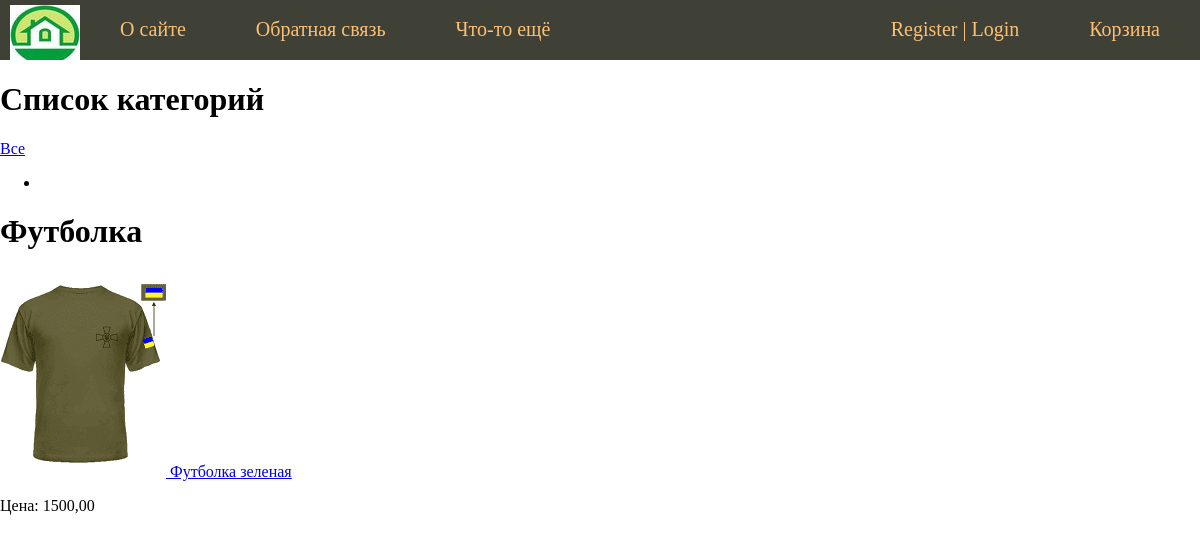
The page /category/futbolka/ on the database its author committed.
### ecomm/models.py (models this page shows, shortened)
class Category(MPTTModel):
    name = models.CharField(max_length=100, db_index=True, verbose_name='Наименование Категории')
    slug = models.SlugField(max_length=100, db_index=True, unique=True, verbose_name='URL')
    description = models.TextField(max_length=1000, blank=True, verbose_name='Описание')
    available = models.BooleanField(default=True, verbose_name='Опубликован')
    parent = TreeForeignKey("self", on_delete=models.CASCADE, related_name='children', null=True, blank=True,
                            verbose_name='Родительская Категория')
    class MPTTMeta:
        order_insertion_by = ['name']
    class Meta:
        verbose_name = 'Категории'
        verbose_name_plural = 'Категории'

class Product(models.Model):
    product_type = models.ForeignKey(ProductType, on_delete=models.RESTRICT)
    category = models.ForeignKey(Category, on_delete=models.RESTRICT)
    name = models.CharField(max_length=150, db_index=True, verbose_name='Наименование')
    slug = models.SlugField(max_length=150, db_index=True, unique=True, verbose_name='URL')
    image = models.ImageField(upload_to="product/%Y", blank=True, verbose_name="Фото")
    description = models.TextField(max_length=1000, blank=True, verbose_name='Описание')
    price = models.DecimalField(max_digits=10, decimal_places=2, verbose_name='Цена')
    quantity = models.IntegerField(verbose_name='Количество', default=20)
    available = models.BooleanField(default=True, verbose_name='Опубликован')
    created = models.DateTimeField(auto_now_add=True, verbose_name='Время создания')
    uploaded = models.DateTimeField(auto_now=True, verbose_name='Время обновления')
    class Meta:
        ordering = ('id',)
        verbose_name = 'Товар'
        verbose_name_plural = 'Товары'
        index_together = (('id', 'slug'),)
    def get_absolute_url(self):
        return reverse('ecomm:product_detail', args=[self.id, self.slug])
    def image_img(self):
        if self.image:
            from django.utils.safestring import mark_safe
            return mark_safe(u'<a href="{0}" target="_blank"><img src="{0}" width="100"/></a>'.format(self.image.url))
        else:
            return '(Нет изображения)'
    image_img.short_description = 'Картинка'
    image_img.allow_tags = True

### ecomm/views.py (the view)
# urls.py: path('', views.homepage, name='home'),
def homepage(request, cat_slug=None):
    category = None
    categories = Category.objects.all()
    products = Product.objects.filter(available=True)
    if cat_slug:
        category = get_object_or_404(categories, slug=cat_slug)
        products = products.filter(category=category)
    context = {'menu': menu,
               'products': products,
               'category': category,
               'categories': categories,
               'title': 'Главная страница',
               }
    return render(request, 'ecomm/main.html', context=context)

### ecomm/templates/ecomm/main.html (shortened to what this page needs)
{% extends 'ecomm/base.html' %}
{% block title %}
{% load mptt_tags %}
{% endblock %}
{% block content %}
<h1>Список категорий</h1>
            <a href="{% url 'ecomm:home' %}">Все</a>
<ul>
    {% recursetree categories %}
        <li>
        </li>
    {% endrecursetree %}
</ul>
<h1>{% if category %}{{ category.name }}{% else %}Товар{% endif %}</h1>
{% for product in products %}
<div>
<a href="{{ product.get_absolute_url }}">
    <img src="{% if product.image %}{{ product.image.url }}{% endif %}">
</a>
<a href="{{ product.get_absolute_url }}">{{ product.name }}</a>
<br>
    <p>Цена: {{ product.price }}</p>
<br>
</div>
{% endfor %}
{% endblock %}

### ecomm/static/ecomm/css/style.css (style rules this page uses)
body { margin: 0; font-family: Tahoma; font-size: 16px; color: black; }
*, *:before, *:after { box-sizing: border-box; }
img { max-width: 600px; height: auto; }

### rows shown on the page
Category: name "Футболка"
Product: image (picture), name "Футболка зеленая", price "1500,00"

### other values the page prints
{{ m.title }} "О сайте" "Обратная связь" "Что-то ещё"
{{ m.title }} "Корзина"
